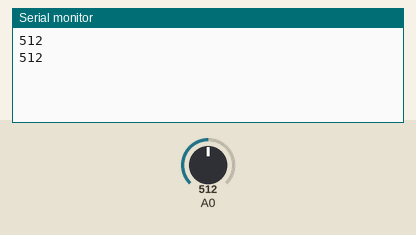
A sketch run on a simulated Arduino Uno, built with avr-gcc and run on an emulated ATmega328P. Parts: the last lines printed to the serial monitor. The test bench sets the inputs (shaded band); at power-on: A0 = 512.

Above: at 1.8 s.
1.9 s: A0 set to 716
At 2.8 s:
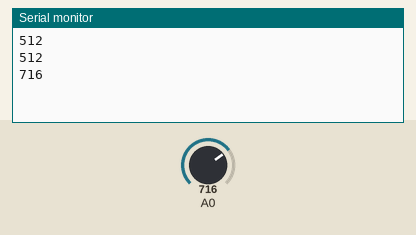
3.4 s: A0 set to 900
At 4.8 s:
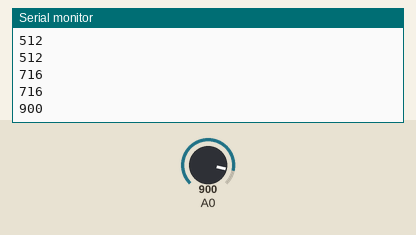
Timing chart, 0 to 6.4 s (numbered marks = the images above; inputs shaded):
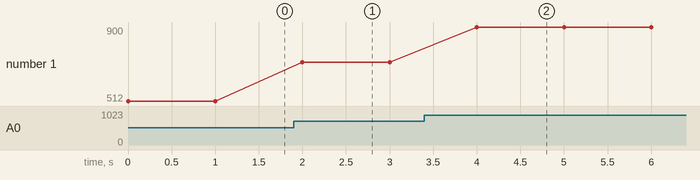

Measured:
- after the input at 1.9 s, the serial monitor: prints a new line after 0.10 s (image 1)
- after the input at 3.4 s, the serial monitor: prints a new line after 0.60 s (image 2)
- plotted number 1: 512 → 716 after the input at 1.9 s, 716 → 900 after the input at 3.4 s

The sketch:

sketch_aug26b.ino
```cpp
void setup()
{
  Serial.begin(9600);
}

void loop()
{
  int val;
  val = analogRead(0);
  Serial.println(val, DEC);
  delay(1000);
}
```
